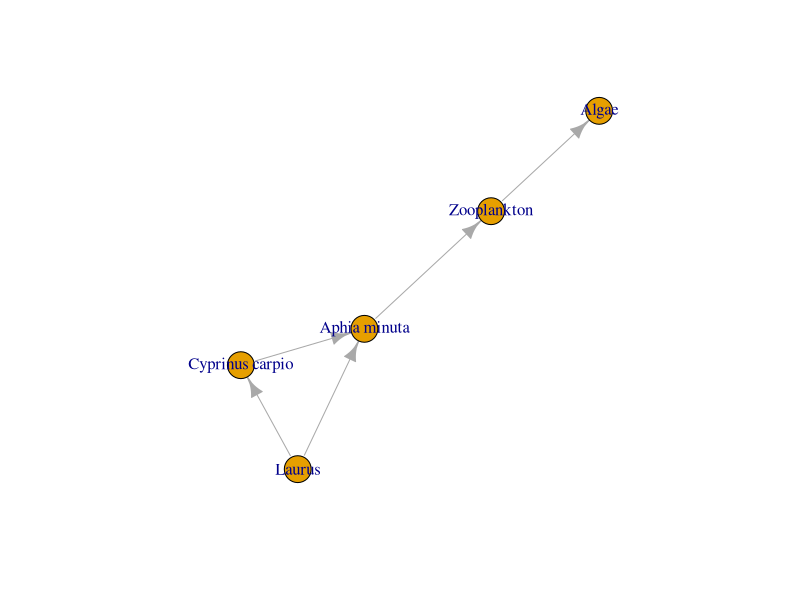
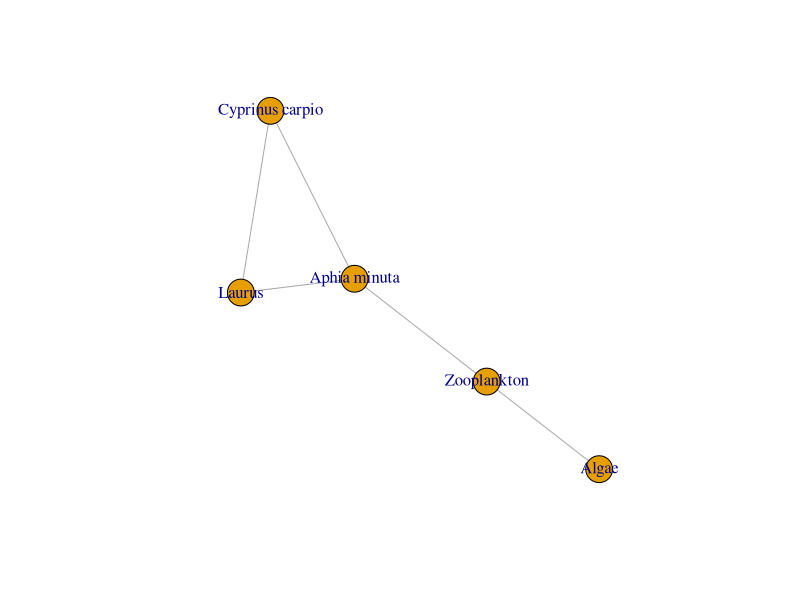
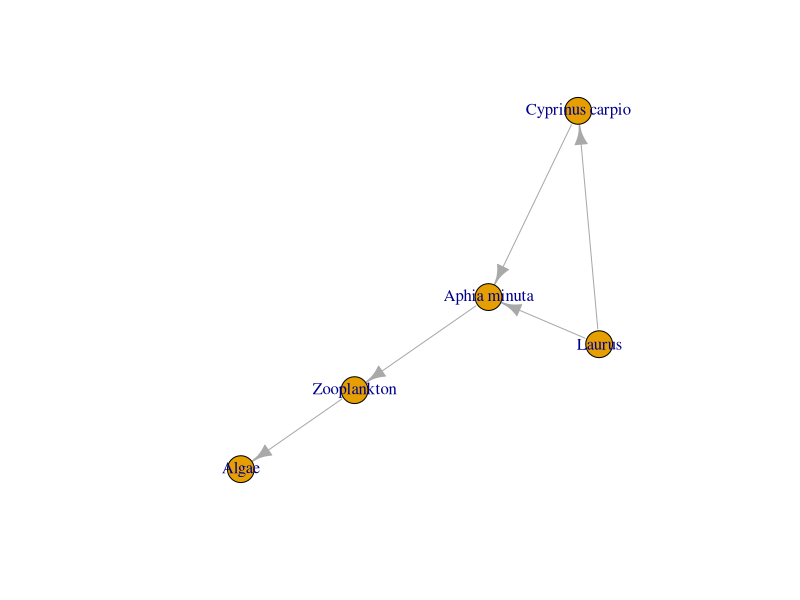

The R source for these figures, in order:
# code for graph theory in ecology
# code to develop graph from sp as nodes

# install.packages("igraph") 
library(igraph)

library(igraph)

# run this command at the beginning of each R session to obtain different graph layouts using plot(g)
igraph_options(plot.layout = layout_with_fr)


# example and after you can change the name of the spiecies
# species <- c("Algae", "Zooplankton", "Small Fish", "Large Fish", "Bird")
# predator <- c("Zooplankton", "Small Fish", "Large Fish", "Bird", "Bird")
# prey <- c("Algae", "Zooplankton", "Small Fish", "Small Fish", "Large Fish")

# THE NOODS
# consider a potential food chain where we start from producer, first consumers untill apical consumers
# creatiing a vector containing five species, which will represent the nodes of the food web.
species <- c("Algae", "Zooplankton", "Aphia minuta", "Cyprinus carpio", "Laurus")

# INTERACTIONS
# subset my arrey in two different componennts: prey and predator
predator <- c("Zooplankton", "Aphia minuta", "Cyprinus carpio", "Laurus", "Laurus")
prey <- c("Algae", "Zooplankton", "Aphia minuta", "Aphia minuta", "Cyprinus carpio")

# create a table dataframe with predators and preys inside
interactions <- data.frame(predator, prey)

# bulding the graph
# function that create graph from dataframe
g <- graph_from_data_frame(interactions, vertices=species) # directed=TRUE is the default
plot(g)

# build the graph without directions
g <- graph_from_data_frame(interactions, vertices=species, directed=FALSE) # in this case removed arrows, directed is the default
plot(g)

# the graph will mantain the same interactions but with different rappresentation
# function seed choose only one of the potential rapp

set.seed(42)
g <- graph_from_data_frame(interactions, vertices=species) # directed=TRUE is the default
plot(g)

# the graph maintains the same nodes and interactions, but their spatial arrangement can change
# the set.seed() function makes the random layout reproducible, so the same representation can be obtained again
